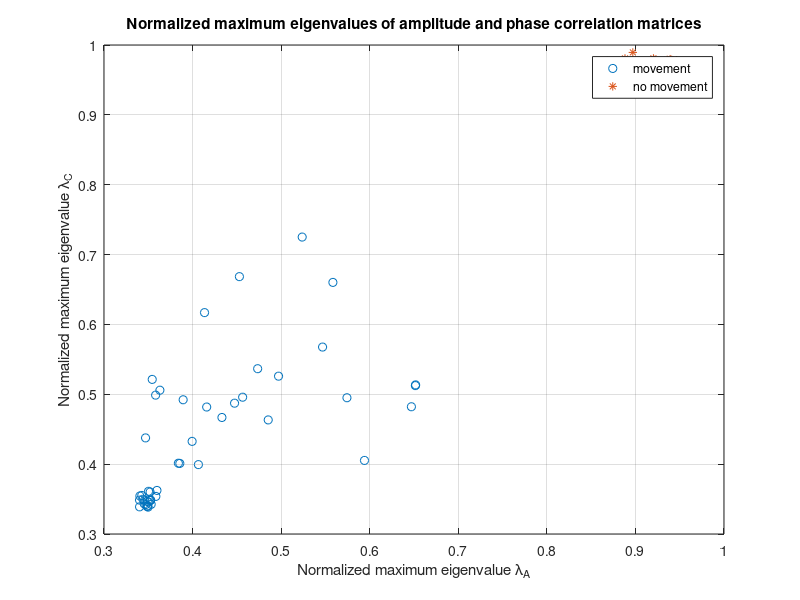
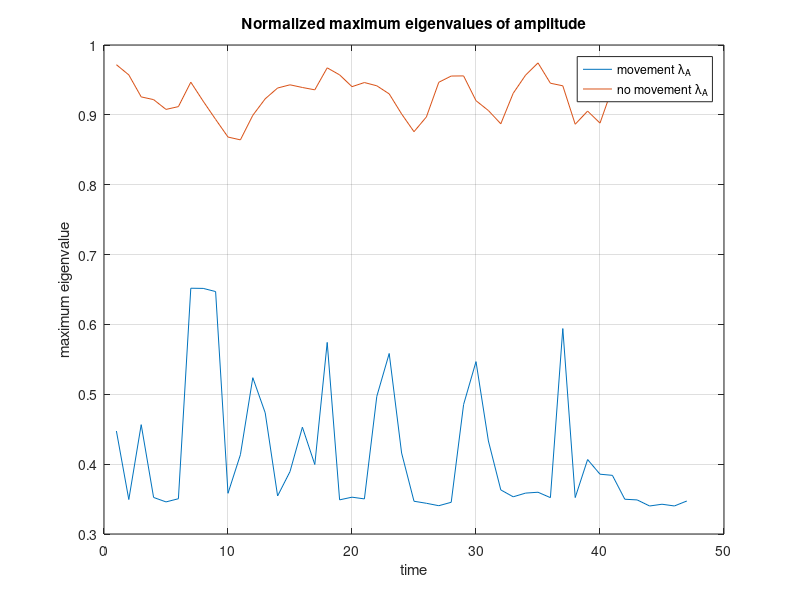
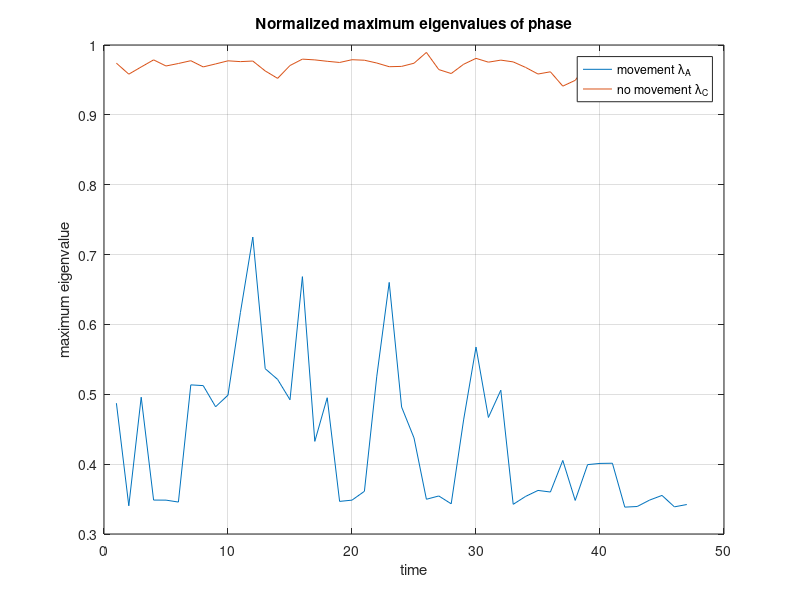

The MATLAB source for these figures, in order:
clear

%load('theta.mat');  %results from sage saved in file theta.mat

N=10; %number of path
total_N=1400;
N1=3; %number of samples in each time slot/window
N_tot=50;  %total number of channel measurement sample
%N_tot=size(theta,2);
group=N_tot-N1;
frequency=1.4000e+10; %Ghz
delay=sort(randi(100,1,N));  %delay in times, unit is 'ns'
delay=floor((delay*10^-9)*frequency);   %delay at the correspongding index

n=1:N_tot;
g=1:group;
H_ori=zeros(N,N_tot);
output_ori=rand(total_N,N_tot)/100+i*(rand(total_N,N_tot)/100); %add random noise to original output
output_ori_no=output_ori;
H_ori_no=zeros(N,length(n));
A=zeros(N1,N1,group-1);
C=zeros(N1,N1,group-1);
A_no=zeros(N1,N1,group-1);
C_no=zeros(N1,N1,group-1);
lamda_a=zeros(1,group);
diff=zeros(10,10);
near=zeros(10,2);
Rc=zeros(5,group);

%%generate unrelated matrixs to simulate huamn movements
for ii=1:N_tot
    if ii==1
        for j=1:10
            H_ori(j,1)=(2/j)*rand+i*rand;  %generate the first group of CSI of 10 paths
            output_ori(delay(j),1)=H_ori(j,1);
        end
%if the difference of amplitudes of two received signals from two paths
%is less than 0.2, we reagrd these two path are so near that the change in
%one path wil have an impact on the other one
        k=1;
        for j=1:10
            for jj=1:10
                diff(j,jj)= abs(H_ori(j)-H_ori(jj));
                if j>=jj
                diff(j,jj)=0;
                end
                if diff(j,jj)>0 && diff(j,jj)<=0.2
                    near(k,:)=[j jj];
                    k=k+1;
                end
            end
        end
%with huamn activities, randomly chooseing three or four paths to change the rest keep unchanged
%maybe one more path will also be affected because of interference or
%Doppler effect
    else
        r=rand;
        if r>=0.5
            R=randperm(10,4); 
            kk=0;
                for i1=1:2
                    for j1=1:10
                        if kk==0
                            if any (R==near(j1,i1))
                                kk=1;
                                if i1==1
                                    R(5)=near(j1,2);
                                else
                                    R(5)=near(j1,1);  
                                end
                            end
                        end
                    end
                end
                if kk==0
                    R(5)=0;
                end
                Rc(:,ii-1)=R';
            for j=1:10
                if any(R==j)
                    H_ori(j,ii)=(2/j)*rand+i*rand;         
                else
                    H_ori(j,ii)=H_ori(j,ii-1)+abs(randn/10);
                end
            end
        else
            R=randperm(10,3);
            kk=0;
            for i1=1:2
                for j1=1:10
                    if kk==0
                        if any (R==near(j1,i1))
                            kk=1;
                            if i1==1
                                R(4)=near(j1,2);
                            else
                                R(4)=near(j1,1);   %to find if there is one more path being affected or not, due to Doppler
                            end
                        end
                    end
                end
            end
            if kk==0
                R(4)=0;
            end
            R(5)=0;
            Rc(:,ii-1)=R';   %the number of path changed each time
            for j=1:10
                if any(R==j)
                    H_ori(j,ii)=(2/j)*rand+i*rand;  %the paths change
                    difference=abs(H_ori(j,ii))-abs(H_ori(j,ii-1));
                    dis_delay=floor(delay(j)+difference*(total_N/N/2));
                    if dis_delay<=0
                        dis_delay=1;
                    end
                    if dis_delay>=1400
                        dis_delay=1400;
                    end
                    output_ori(dis_delay,ii)=H_ori(j,ii);
                else
                    H_ori(j,ii)=H_ori(j,ii-1)+randn/10+i*(randn/10);  %the path 
                    output_ori(delay(j),ii)=H_ori(j,ii);
                end
            end
        end
    end
end

%H_ori=theta;  %copy the SAGE result to H

for i=1:group
    m=i;
    for j=1:N1
    output(:,j,i)=output_ori(:,m);  %put N1 samples in each time slot
    m=m+1;
    end
end

%calculate the correlation matrix A and C for amplitudes and phase of the CSI measurements
for ii=1:group
    for i=1:N1
        for j=1:N1
                temp=corrcoef(real(output(:,i,ii)),real(output(:,j,ii)));
                A(i,j,ii)=temp(1,2);
                temp=corrcoef(imag(output(:,i,ii)),imag(output(:,j,ii)));  
                C(i,j,ii)=temp(1,2);            
        end
    end
end

%extract the max eigenvlaue of matrix A and C from the normalized eigenvextors
for i=1:group
    [eigvec_a(:,:,i),val_a(:,:,i)]=eig(A(:,:,i));
    [eigvec_c(:,:,i),val_c(:,:,i)]=eig(C(:,:,i));
    temp_a=A(:,:,i)*eigvec_a(:,:,i)/N1;
    lamda_a(i)=max(temp_a(1,:)./eigvec_a(1,:,i));
    temp_c=C(:,:,i)*eigvec_c(:,:,i)/N1;
    lamda_c(i)=max(temp_c(1,:)./eigvec_c(1,:,i));
end

%%generate related matrixs to simulate no huamn movements
clear i
for ii=1:N_tot
    if ii==1
        for j=1:10
        H_ori_no(j,1)=(2/j)*rand+i*rand; %generate the first group of CSI of 10 paths
        output_ori_no(delay(j),1)=H_ori_no(j,1);
        end
    else
        for j=1:10
        H_ori_no(j,ii)=H_ori_no(j,1)+randn/7+i*(randn/7);
        output_ori_no(delay(j),ii)=H_ori_no(j,ii);
        end
    end
end

for i=1:group
    m=i;
    for j=1:N1
    output_no(:,j,i)=output_ori_no(:,m);  %put N1 samples in each time slot
    m=m+1;
    end
end

%calculate the correlation matrix A and C for amplitudes and phase of the CSI measurements
for ii=1:group
    for i=1:N1
        for j=1:N1
                tem=corrcoef(real(output_no(:,i,ii)),real(output_no(:,j,ii)));
                A_no(i,j,ii)=tem(1,2);
                tem=corrcoef(imag(output_no(:,i,ii)),imag(output_no(:,j,ii)));  
                C_no(i,j,ii)=tem(1,2);            
        end
    end
end

%extract the max eigenvlaue of matrix A and C from the normalized eigenvextors
for i=1:group
    [eigvec_a_no(:,:,i),val_a_no(:,:,i)]=eig(A_no(:,:,i));
    [eigvec_c_no(:,:,i),val_c_no(:,:,i)]=eig(C_no(:,:,i));
    tem_a=A_no(:,:,i)*eigvec_a_no(:,:,i)/N1;
    lamda_a_no(i)=max(tem_a(1,:)./eigvec_a_no(1,:,i));
    tem_c=C_no(:,:,i)*eigvec_c_no(:,:,i)/N1;
    lamda_c_no(i)=max(tem_c(1,:)./eigvec_c_no(1,:,i));
end


figure;
plot(lamda_a,lamda_c,'o');
xlabel('Normalized maximum eigenvalue \lambda_{A}');
ylabel('Normalized maximum eigenvalue \lambda_{C}');
title('Normalized maximum eigenvalues of amplitude and phase correlation matrices');
grid on
hold on
plot(lamda_a_no,lamda_c_no,'*');
legend('movement','no movement');

figure;
plot(g,lamda_a);
hold on;
plot(g,lamda_a_no);
legend('movement \lambda_{A}','no movement \lambda_{A}');
xlabel('time');
ylabel('maximum eigenvalue');
title('Normalized maximum eigenvalues of amplitude');
grid on

figure;
plot(g,lamda_c);
hold on;
plot(g,lamda_c_no);
legend('movement \lambda_{A}','no movement \lambda_{C}');
xlabel('time');
ylabel('maximum eigenvalue');
title('Normalized maximum eigenvalues of phase');
grid on